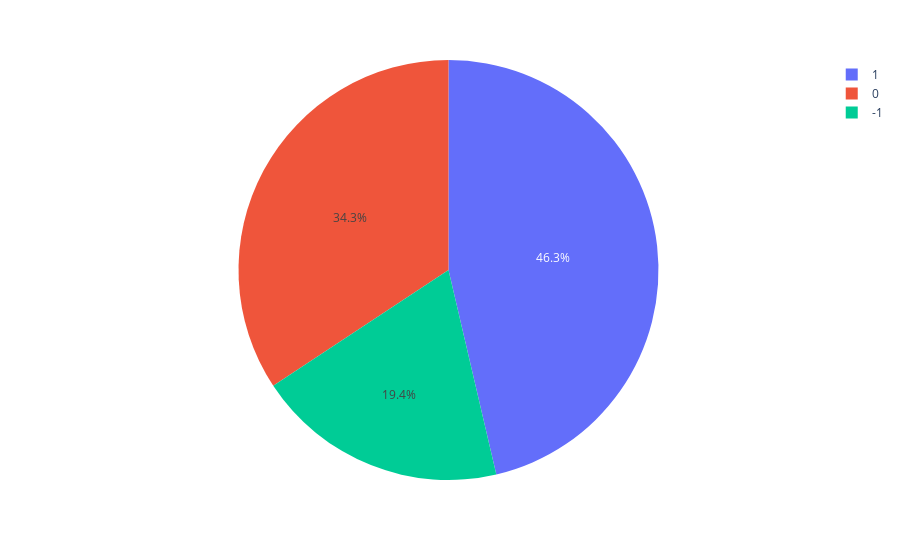

Notebook source saved alongside this figure:
### Code cell
df = px.data.tips()
fig = px.pie(tst, values=tst.values, names=tst.index)
fig.show()

### Figure 1 — Plotly figure (JSON) as saved in the notebook; plotly's stock layout.template omitted (floating-point values rounded to 4 significant figures)
{"data": [{"domain": {"x": [0, 1], "y": [0, 1]}, "hovertemplate": "index=%{label}<br>value=%{value}<extra></extra>", "labels": [1, 0, -1], "legendgroup": "", "name": "", "showlegend": true, "type": "pie", "values": [0.4634, 0.3429, 0.1937]}], "layout": {"legend": {"tracegroupgap": 0}, "margin": {"t": 60}}}
